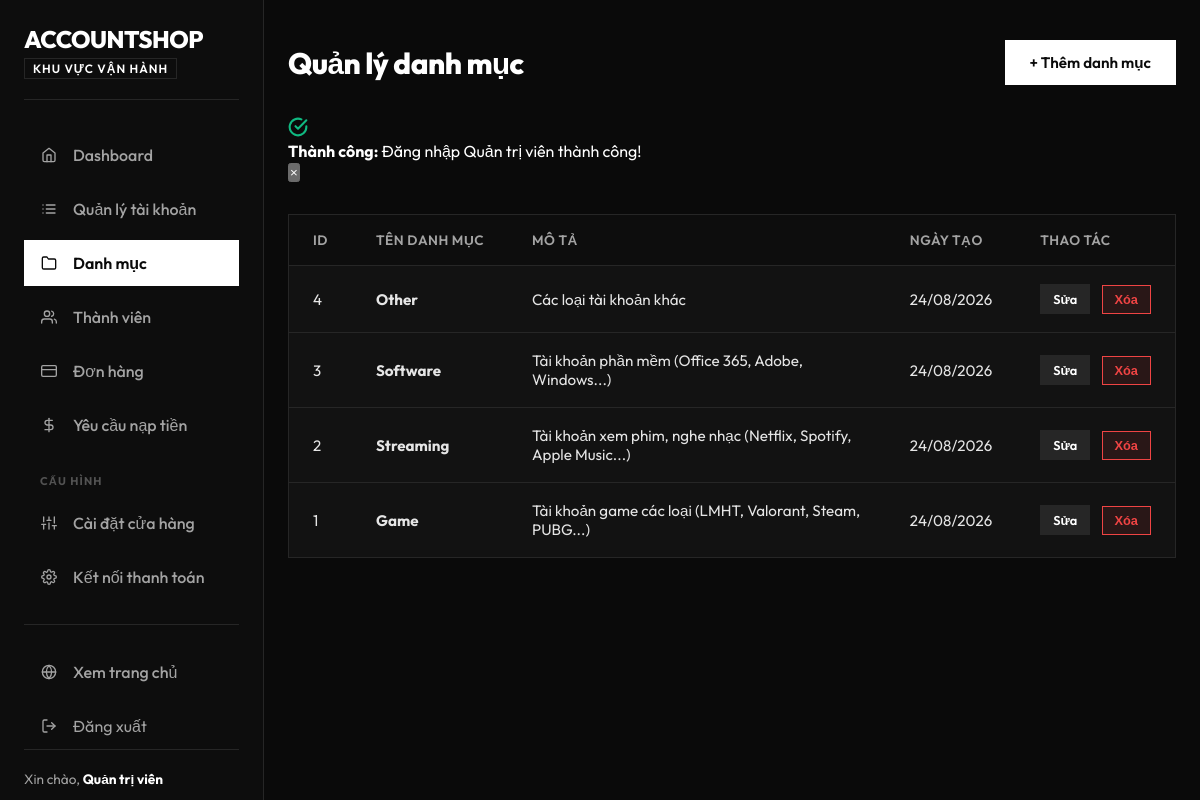
Page /admin/crud/categories/list.php (signed in) on the committed database.
### tables this page shows
CREATE TABLE categories (
  id INT AUTO_INCREMENT PRIMARY KEY,
  name VARCHAR(100) NOT NULL,
  description TEXT,
  created_at DATETIME DEFAULT CURRENT_TIMESTAMP
);

### admin/crud/categories/categories.php (called while the page is built, shortened)
<?php
function getAllCategories($pdo) {
    return $pdo->query("SELECT * FROM categories ORDER BY id DESC")->fetchAll();
}
?>

### admin/crud/categories/list.php (the view, shortened to what this page needs)
<?php
require_once __DIR__ . '/categories.php';
require_once __DIR__ . '/../../../includes/flash.php';
$categories = getAllCategories($pdo);
?>
<!DOCTYPE html>
<html lang="vi">
<head>
    <link rel="stylesheet" href="../../../assets/admin/css/admin.css">
</head>
<body>
<div class="admin-layout">
    <?php include __DIR__ . '/../../sidebar.php'; ?>
    <main class="main-content">
        <header class="topbar">
            <h1>Quản lý danh mục</h1>
            <a href="add.php" class="btn btn-primary">+ Thêm danh mục</a>
        </header>
        <div class="content-body">
            <?= render_flash() ?>
            <div class="table-card">
                <table class="data-table">
                    <thead>
                        <tr>
                            <th>ID</th>
                            <th>Tên danh mục</th>
                            <th>Mô tả</th>
                            <th>Ngày tạo</th>
                            <th>Thao tác</th>
                        </tr>
                    </thead>
                    <tbody>
                    <?php foreach ($categories as $cat): ?>
                        <tr>
                            <td><?= $cat['id'] ?></td>
                            <td><strong><?= htmlspecialchars($cat['name']) ?></strong></td>
                            <td><?= htmlspecialchars($cat['description'] ?? '') ?></td>
                            <td><?= date('d/m/Y', strtotime($cat['created_at'])) ?></td>
                            <td class="actions">
                                <a href="update.php?id=<?= $cat['id'] ?>" class="btn btn-small btn-edit">Sửa</a>
                                <form method="POST" action="delete.php" class="inline-form" onsubmit="return confirm('Chỉ có thể xóa danh mục không còn sản phẩm. Tiếp tục?')">
                                    <button type="submit" class="btn btn-small btn-delete">Xóa</button>
                                </form>
                            </td>
                        </tr>
                    <?php endforeach; ?>
                    </tbody>
                </table>
            </div>
        </div>
    </main>
</div>
</body>
</html>

### assets/admin/css/admin.css (style rules this page uses)
:root { color-scheme: dark; --primary: #ffffff; --primary-hover: #e5e5e5; --primary-light: #262626; --secondary: #737373; --secondary-hover: #525252; --background: #0a0a0a; --sidebar-bg: #0d0d0d; --sidebar-text: #a3a3a3; --sidebar-text-hover: #ffffff; --card-bg: #121212; --text-main: #ffffff; --text-muted: #737373; --border-color: #262626; --success: #10b981; --success-light: rgba(16, 185, 129, 0.1); --danger: #ef4444; --danger-light: rgba(239, 68, 68, 0.1); --warning: #f59e0b; --transition: all 0.2s cubic-bezier(0.16, 1, 0.3, 1); --text-white: #ffffff; --text-gray: #a3a3a3; --info: #60a5fa; --radius-xs: 3px; --radius-sm: 5px; --radius-md: 8px; --radius-lg: 12px; }
* { box-sizing: border-box; margin: 0; padding: 0; }
body { font-family: 'Outfit', sans-serif; background-color: var(--background); color: var(--text-main); display: flex; min-height: 100vh; flex-direction: column; }
.admin-layout { display: flex; flex: 1; width: 100%; }
.main-content { flex: 1; padding: 40px; display: flex; flex-direction: column; overflow-y: auto; max-width: calc(100% - 264px); min-width: 0; }
.topbar { display: flex; justify-content: space-between; align-items: center; margin-bottom: 32px; }
.topbar h1 { font-size: 1.85rem; font-weight: 800; color: var(--text-white); letter-spacing: -0.5px; text-wrap: balance; }
.content-body { display: flex; flex-direction: column; gap: 32px; }
.table-card { background-color: var(--card-bg); border: 1px solid var(--border-color); overflow: hidden; }
.data-table { width: 100%; border-collapse: collapse; text-align: left; }
.data-table th { background-color: #0d0d0d; padding: 16px 24px; font-size: 0.85rem; font-weight: 600; text-transform: uppercase; letter-spacing: 0.5px; color: var(--text-gray); border-bottom: 1px solid var(--border-color); }
.data-table td { padding: 18px 24px; border-bottom: 1px solid var(--border-color); font-size: 0.95rem; color: #e5e5e5; vertical-align: middle; }
.data-table th, .data-table td { white-space: nowrap; }
.data-table td:nth-child(1), .data-table td:nth-child(2), .data-table td:nth-child(3) { white-space: normal; }
.data-table tbody tr:last-child td { border-bottom: none; }
.actions { white-space: nowrap; }
.actions .btn { margin-right: 8px; }
.actions .btn:last-child { margin-right: 0; }
.btn { display: inline-flex; align-items: center; justify-content: center; gap: 8px; padding: 12px 24px; font-weight: 600; font-size: 0.95rem; text-decoration: none; cursor: pointer; border: 1px solid transparent; transition: var(--transition); }
.btn-primary { background-color: #ffffff; color: #0a0a0a; border-color: #ffffff; }
.btn-small { padding: 6px 12px; font-size: 0.8rem; }
.btn-edit { background-color: var(--primary-light); color: #ffffff; border-color: var(--border-color); }
.btn-delete { background-color: var(--danger-light); color: var(--danger); border-color: var(--danger); }
.inline-form { display: inline-flex; }
@media (max-width: 1400px) { .main-content { padding-inline: 24px; } }

### rows in the picture
categories: id "4", name "Other", description "Các loại tài khoản khác", created_at "24/08/2026"
categories: id "3", name "Software", description "Tài khoản phần mềm (Office 365, Adobe, Windows...)", created_at "24/08/2026"
categories: id "2", name "Streaming", description "Tài khoản xem phim, nghe nhạc (Netflix, Spotify, Apple Music...)", created_at "24/08/2026"
categories: id "1", name "Game", description "Tài khoản game các loại (LMHT, Valorant, Steam, PUBG...)", created_at "24/08/2026"

### other values in the picture
SITE_SHORT_NAME "ACCOUNTSHOP"
$_SESSION['admin_fullname'] "Quản trị viên"
$success "Đăng nhập Quản trị viên thành công!"
